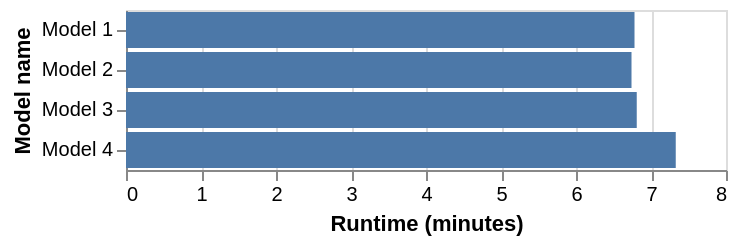

The Vega-Lite source for this figure:
### Vega-Lite specification from a JSON file in a GitHub repository (floating-point values rounded to 4 significant figures)
{"$schema": "https://vega.github.io/schema/vega-lite/v5.json", "description": "A simple bar chart with embedded data.", "data": {"values": [{"Model name": "Model 1", "Runtime (minutes)": 6.78}, {"Model name": "Model 2", "Runtime (minutes)": 6.74}, {"Model name": "Model 3", "Runtime (minutes)": 6.81}, {"Model name": "Model 4", "Runtime (minutes)": 7.33}]}, "mark": "bar", "encoding": {"y": {"field": "Model name", "type": "nominal", "axis": {"labelAngle": 0}}, "x": {"field": "Runtime (minutes)", "type": "quantitative"}}}
